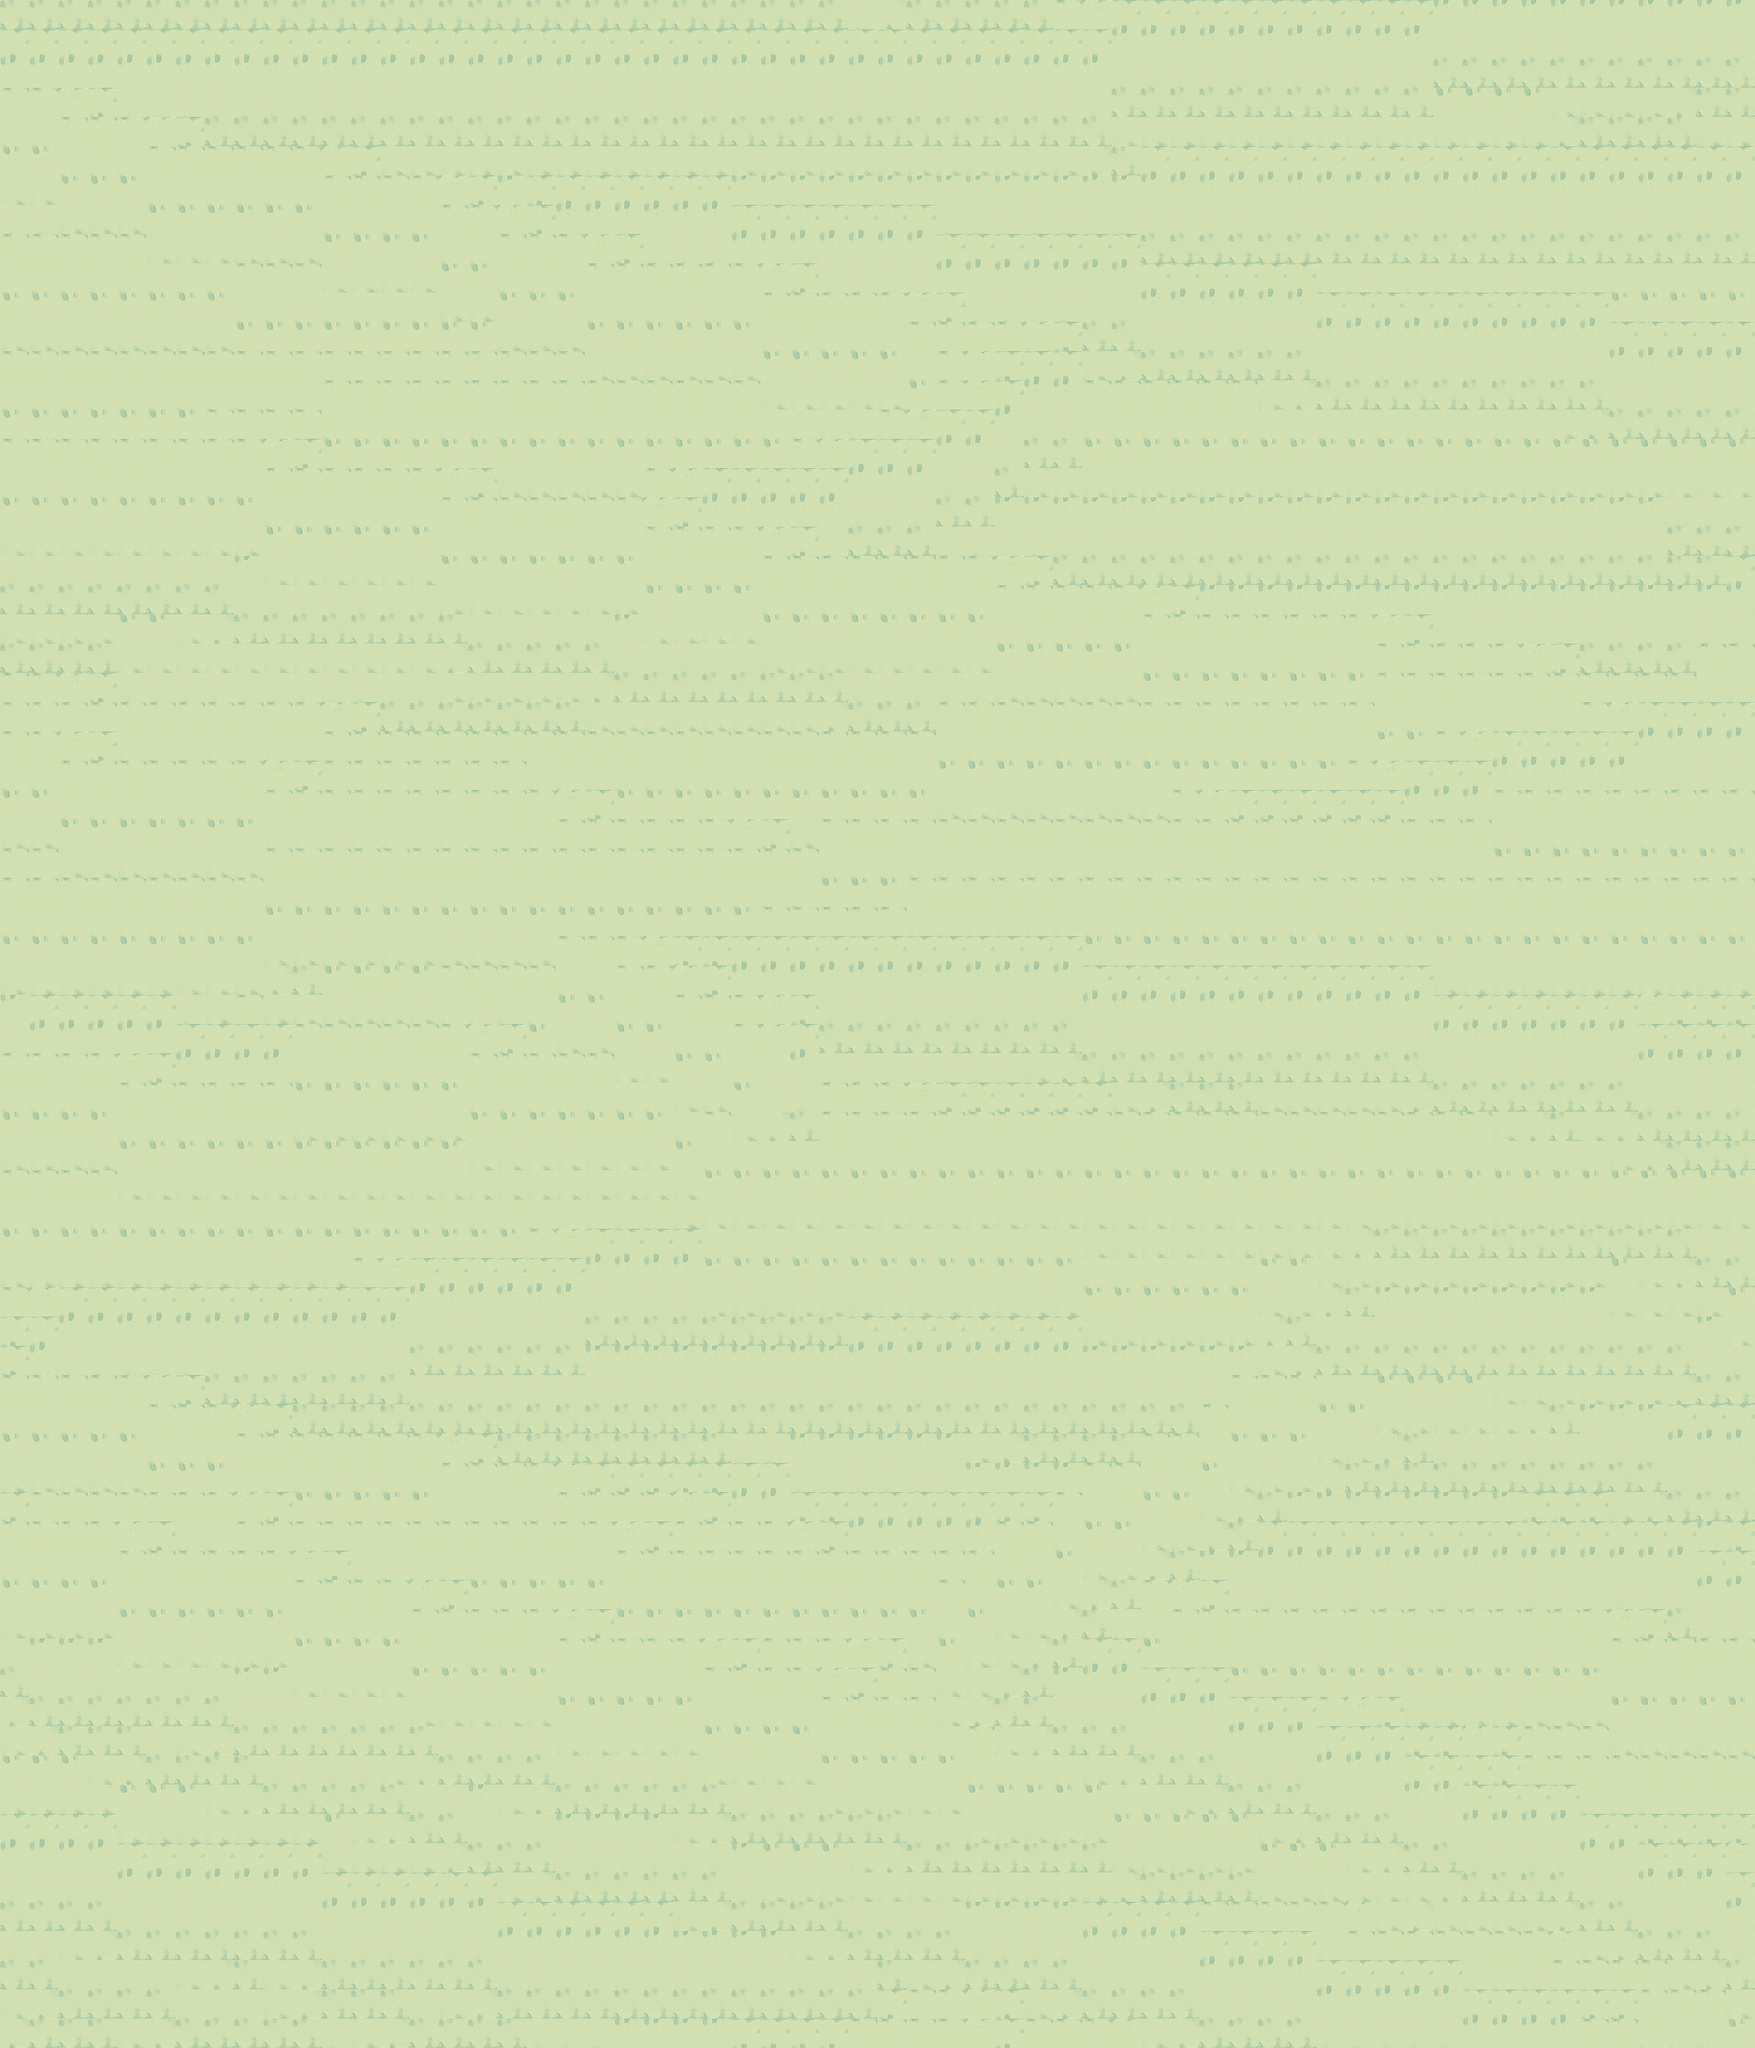

This game map was drawn from its Tiled (.tmx) file and the tilesets committed beside it. A one-line description and the trimmed map source follow:
An orthogonal 60x70 tile map with 32x32 px tiles, 3 tile layers (Ground Layer, Trees, collision), 3 tilesets and 1 object.

<map version="1.10" tiledversion="1.11.2" orientation="orthogonal" renderorder="right-down" width="60" height="70" tilewidth="32" tileheight="32" infinite="0" nextlayerid="5" nextobjectid="2">
 <tileset firstgid="1" source="../assets/images/tilesets/ground_tiles.tsx" />
 <tileset firstgid="1025" source="../assets/images/tilesets/tree_dynamic.tsx" />
 <tileset firstgid="1125" source="../assets/images/tilesets/large_structures.tsx" />
 <layer id="1" name="Ground Layer" width="60" height="70">
  <data>[4200 cells, 4200 non-empty, 12 distinct tile ids]</data>
 </layer>
 <layer id="4" name="Trees" width="60" height="70" locked="1">
  <data>[4200 cells, 0 non-empty, 0 distinct tile ids]</data>
 </layer>
 <objectgroup id="2" name="path" class="path" locked="1">
  <object id="1" x="304" y="-33.3333">
   <polyline points="0,0 0.666667,467.333 1120.24,466.667 1120.24,1421.21 92.9697,1424.24 96,2003.03 1317.21,2000 1314.18,2296.97" />
  </object>
 </objectgroup>
 <layer id="3" name="collision" width="60" height="70" locked="1">
  <data>[4200 cells, 0 non-empty, 0 distinct tile ids]</data>
 </layer>
</map>